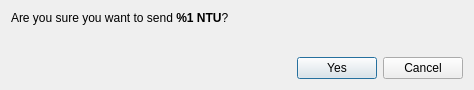
<?xml version="1.0" encoding="UTF-8"?>
<ui version="4.0">
 <class>ConfirmSendDialog</class>
 <widget class="QDialog" name="ConfirmSendDialog">
  <property name="windowModality">
   <enum>Qt::ApplicationModal</enum>
  </property>
  <property name="geometry">
   <rect>
    <x>0</x>
    <y>0</y>
    <width>474</width>
    <height>90</height>
   </rect>
  </property>
  <property name="windowTitle">
   <string>Confirm sending %1 NTU</string>
  </property>
  <layout class="QVBoxLayout" name="verticalLayout">
   <item>
    <layout class="QVBoxLayout" name="verticalLayout_2">
     <item>
      <widget class="QLabel" name="m_confirmLabel">
       <property name="text">
        <string>&lt;html&gt;&lt;head/&gt;&lt;body&gt;&lt;p&gt;Are you sure you want to send &lt;strong&gt;%1 NTU&lt;/strong&gt;?&lt;/p&gt;&lt;/body&gt;&lt;/html&gt;</string>
       </property>
       <property name="textFormat">
        <enum>Qt::RichText</enum>
       </property>
      </widget>
     </item>
     <item>
      <widget class="QLabel" name="m_paymentIdLabel">
       <property name="text">
        <string/>
       </property>
       <property name="textFormat">
        <enum>Qt::RichText</enum>
       </property>
      </widget>
     </item>
    </layout>
   </item>
   <item>
    <spacer name="verticalSpacer">
     <property name="orientation">
      <enum>Qt::Vertical</enum>
     </property>
     <property name="sizeHint" stdset="0">
      <size>
       <width>20</width>
       <height>40</height>
      </size>
     </property>
    </spacer>
   </item>
   <item>
    <layout class="QHBoxLayout" name="horizontalLayout_2">
     <item>
      <spacer name="horizontalSpacer">
       <property name="orientation">
        <enum>Qt::Horizontal</enum>
       </property>
       <property name="sizeHint" stdset="0">
        <size>
         <width>40</width>
         <height>20</height>
        </size>
       </property>
      </spacer>
     </item>
     <item>
      <widget class="QPushButton" name="m_okButton">
       <property name="text">
        <string>Yes</string>
       </property>
       <property name="icon">
        <iconset resource="../../resources.qrc">
         <normaloff>:/icons/transaction</normaloff>:/icons/transaction</iconset>
       </property>
      </widget>
     </item>
     <item>
      <widget class="QPushButton" name="m_cancelButton">
       <property name="text">
        <string>Cancel</string>
       </property>
       <property name="icon">
        <iconset resource="../../resources.qrc">
         <normaloff>:/icons/cancel</normaloff>:/icons/cancel</iconset>
       </property>
      </widget>
     </item>
    </layout>
   </item>
  </layout>
 </widget>
 <resources>
  <include location="../../resources.qrc"/>
 </resources>
 <connections>
  <connection>
   <sender>m_okButton</sender>
   <signal>clicked()</signal>
   <receiver>ConfirmSendDialog</receiver>
   <slot>accept()</slot>
   <hints>
    <hint type="sourcelabel">
     <x>500</x>
     <y>62</y>
    </hint>
    <hint type="destinationlabel">
     <x>276</x>
     <y>44</y>
    </hint>
   </hints>
  </connection>
  <connection>
   <sender>m_cancelButton</sender>
   <signal>clicked()</signal>
   <receiver>ConfirmSendDialog</receiver>
   <slot>reject()</slot>
   <hints>
    <hint type="sourcelabel">
     <x>417</x>
     <y>62</y>
    </hint>
    <hint type="destinationlabel">
     <x>276</x>
     <y>44</y>
    </hint>
   </hints>
  </connection>
 </connections>
</ui>
